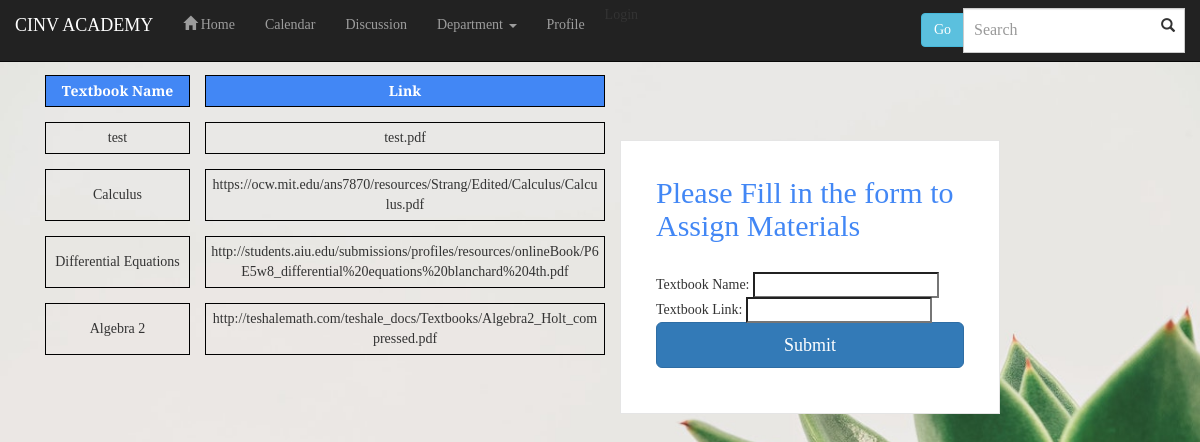
The app's page /math.php with its own data.
### tables this page shows
CREATE TABLE `subject` (
  `subject` varchar(200) DEFAULT NULL,
  `textbookName` varchar(200) DEFAULT NULL,
  `textbookLink` varchar(200) DEFAULT NULL
);

### functions.php (called while the page is built, shortened)
<?php
function logged_in(){
	return false;
}

### math.php (the view, shortened to what this page needs)
<?php
  require('config.inc.php');
  require('functions.php');
?>
<!DOCTYPE html>
<html lang="en">
  <head>
    <link href="css/bootstrap.min.css" rel="stylesheet">
    <link href="Styling.css" rel="stylesheet">
</head>
<body>
    <nav role="navigation" class="navbar navbar-inverse navbar-fixed-top">
      <div class="container-fluid">
        <div class="navbar-header">
          <a class="navbar-brand" href="student.php">
            CINV ACADEMY
          </a>
        </div>
        <div class="navbar-collapse collapse" id="navbarCollapse">
        <ul class="nav navbar-nav">
          <li >
            <a href="student.php">
            <span class="glyphicon glyphicon-home"> </span> Home</a>
          </li>
            <li>
            <a href="fullcalendar.php">
              Calendar
            </a>
          </li>
            <li>
            <a href="./forum.php">
              Discussion
            </a>
          </li>
          <li>
              <a class="dropdown-toggle" type="button" data-toggle="dropdown">Department
                <span class="caret"></span></a>
          </li>
            <li>
            <a href="profile.php">
              Profile
            </a>
          </li>
              <li>
              <div style="display:flex;align-items: center;justify-content: center; flex:1;max-width:150px;padding:5px;display:flex;align-items: center;"  >
                <?php if(logged_in()):?>
                  <a href="profile.php">
                    <img src="<?= get_image($_SESSION['USER']['image'])?>" style="margin-right:5px;width: 40px;height:40px;object-fit:cover;border-radius: 50%;" >
                  </a>
                  <a href="profile.php">
                    <span>Hi, <?= $_SESSION['USER']['username']?></span>
                  </a>
                <?php else:?>
                  <span style="cursor:pointer;" onclick="login.show()">Login</span>
                <?php endif;?>
              </div>
              </li>
        </ul>
            <form class="navbar-form navbar-right" role="search">
              <div class="input-group">
                <span class="input-group-btn">
                  <button type="submit" class="btn btn-info">
                    Go
                  </button>
                </span>
                <input type="text" id="search" class="form-control" placeholder="Search">
              </div>
            </form>
        </div>
    </div>
  </nav>
    <div class="wrapper">
    <form class="form-signin">
      <h2 class="form-signin-heading">Please Fill in the form to Assign Materials</h2>
      Textbook Name: <input type="text" name="textbookName">
      <br>
      Textbook Link: <input type="text" name="textbookLink">
      <br>
      <button class="btn btn-lg btn-primary btn-block" type="submit">Submit</button>
    </form>
  </div>
<?php
$sql = $con->query("Select * from subject where subject='math'");
echo "<table>";
echo "<tr><th>Textbook Name</th><th>Link</th></tr>";
while($row = mysqli_fetch_array($sql)){
    echo "<tr><td>";
    echo $row['textbookName'];
    echo "</td><td>";
    echo $row['textbookLink'];
    echo "</td></tr>";
}
echo "</table>";
?>
</body>
</html>

### Styling.css (style rules this page uses)
body { font-family: 'Vollkorn', serif; }

### math.php (style rules this page uses)
body { background-image: url('images/background2%20(1).jpg'); background-repeat: no-repeat; background-attachment: fixed; background-size: cover; }
body { background-color: transparent; }
.wrapper { margin-top: 80px; margin-bottom: 80px; Float: right; margin-right: 200px; }
.form-signin { max-width: 380px; padding: 15px 35px 45px; margin: 0 auto; background-color: #fff; border: 1px solid rgba(0,0,0,0.1); }
.form-signin-heading, .checkbox { margin-bottom: 30px; }
.form-control { position: relative; font-size: 16px; height: auto; padding: 10px; @include box-sizing(border-box); }
input[type="text"] { margin-bottom: -1px; border-bottom-left-radius: 0; border-bottom-right-radius: 0; }
table { border-collapse: separate; border-spacing: 15px; margin-top: 60px; margin-left: 30px; }
th { background-color: #4287f5; color: white; }
th, td { width: 150px; text-align: center; border: 1px solid black; padding: 5px; max-width: 400px; word-wrap: break-word; }
h2 { color: #4287f5; }

### records on screen
subject: textbookName "test", textbookLink "test.pdf"
subject: textbookName "Calculus", textbookLink "https://ocw.mit.edu/ans7870/resources/Strang/Edited/Calculus/Calculus.pdf"
subject: textbookName "Differential Equations", textbookLink "http://students.aiu.edu/submissions/profiles/resources/onlineBook/P6E5w8_differential%20equations%20blanchard%204th.pdf"
subject: textbookName "Algebra 2", textbookLink "http://teshalemath.com/teshale_docs/Textbooks/Algebra2_Holt_compressed.pdf"
